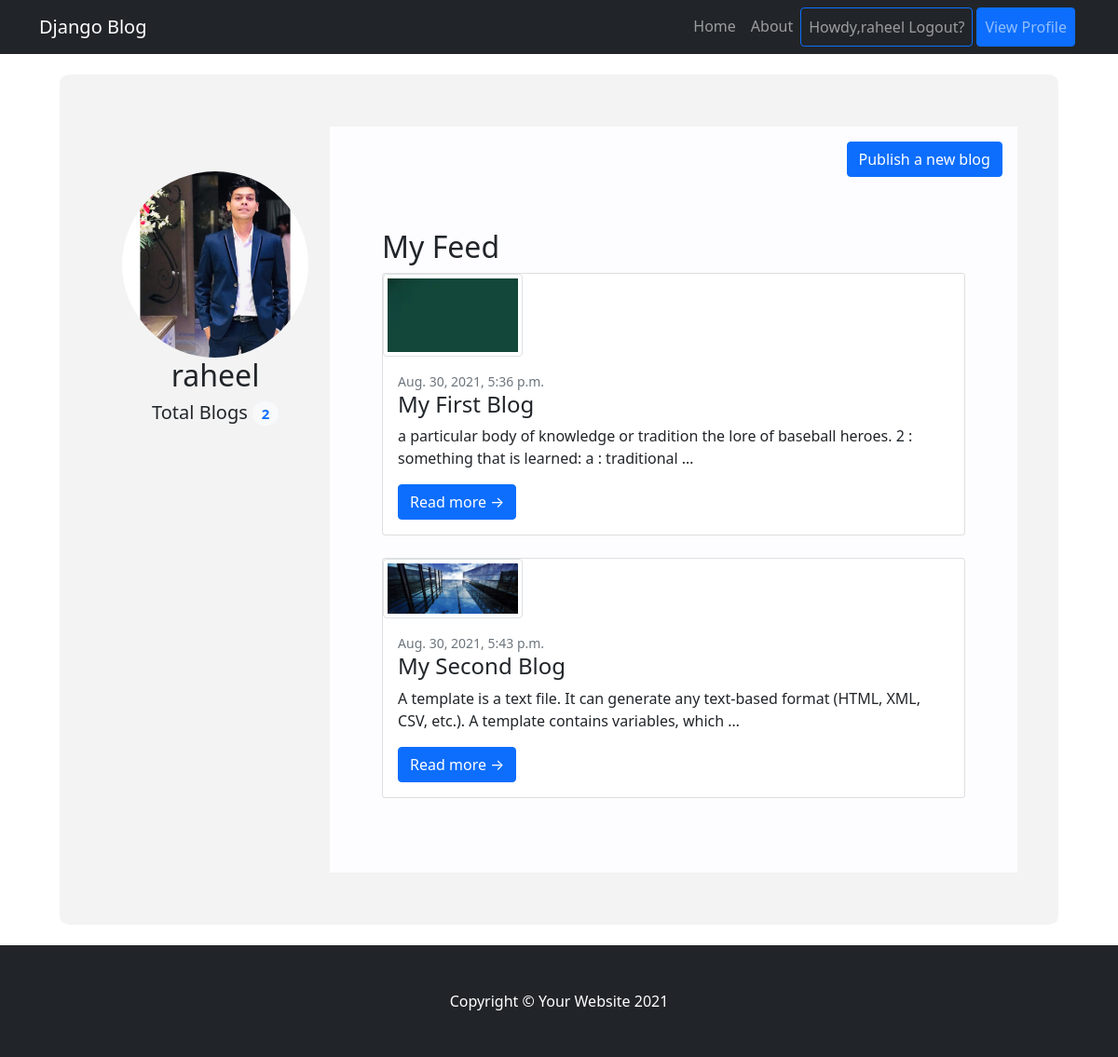
Screenshot of /profile/3 (signed in) with the database file from the repository.
### djangoblog/models.py (models this page shows)
class blog(models.Model):
    title= models.CharField(max_length=30,null=True)
    desc = models.CharField(max_length=2000,null=True)
    category = models.CharField(max_length=30,null=True)
    date = models.DateTimeField(auto_now_add=True,null=True)
    photo = models.FileField(upload_to='images/', null=True, verbose_name="")
    username = models.CharField(max_length=30,null=True)
    userid = models.CharField(max_length=30,null=True)

### djangoblog/views.py (the view)
# urls.py: path('profile/<str:pk>',views.profile, name="profile"),
def profile(req,pk):
    if req.user.is_authenticated:
        userr = User.objects.filter(id=pk).first()
        if userr is None:
            return redirect('/')
        else:
            specificblogs = blog.objects.filter(userid=pk).all()
            totalspecificblogs = blog.objects.filter(userid=pk).count()
            return render(req, 'profile.html', {'user':userr,'sblogs':specificblogs,'totalcount':totalspecificblogs})
    else:
        return redirect('/')

### templates/profile.html (shortened to what this page needs)
{% extends 'base.html' %}.
{% load static %}
{% block pagecontent %}
    <div class="container-fluid">
        <div class="container">
        <div style="background:#f3f3f3   !important; border-radius:1% ;padding:5%;margin:2%">
        <div class="row align-middle" style="background:#f3f3f3">
            <div class="col-md-3 d-flex justify-content-center" style="background:#f3f3f3">
                <div class="p-5" style="display:inline-block">
                    <div class="image">
                        <img class="rounded float-start" src="{% static 'images/raheel.jpg' %}" alt=""
                        height="200px" width="200px"
                        style="border-radius:50% !important"/>
                    </div>
                    <div class="name">
                        <h2 class="align-middle text-center">{{user.username}}</h2>
                        <h5 class="align-middle text-center">Total Blogs <span class="badge rounded-pill bg-light text-primary">{{totalcount}}</span></h5>
                    </div>
                </div>
            </div>
            <div class="col-md-9 p-2" style="background:#fdfdff">
            <div style="display:flex;justify-content: flex-end;">
                <div class="p-2">
                <a href="{{ user.id }}/addblog" class="btn btn-primary">Publish a new blog</a>
                </div>
            </div>
             <div class="p-5" style="display:inline-block">
                    <div class="name">
                        <h2 class="align-middle">My Feed</h2>
                    </div>
                        {%for specificblogs in sblogs%}
                            <div class="card mb-4">
                                <a href="#"><img class="img-thumbnail" src='{{specificblogs.photo}}' alt="..." height="250px" width="150px" /></a>
                                <div class="card-body">
                                    <div class="small text-muted">{{specificblogs.date}}</div>
                                    <h2 class="card-title h4">{{specificblogs.title}}</h2>
                                    <p class="card-text">{{specificblogs.desc|truncatewords:21}}</p>
                                    <a class="btn btn-primary" href="#!">Read more →</a>
                                </div>
                            </div>
                        {%endfor%}
                </div>
            </div>
        </div>
    </div>
    </div>
</div>
{% endblock pagecontent %}

### templates/base.html (shortened to what this page needs)
{% load static %}
<!DOCTYPE html>
<html lang="en">
    <head>
        <link href="{% static 'css/styles.css' %}" rel="stylesheet" />
    </head>
    <body>
        <nav class="navbar navbar-expand-lg navbar-dark bg-dark">
            <div class="container">
                <a class="navbar-brand" href="/">Django Blog</a>
                <div class="collapse navbar-collapse" id="navbarSupportedContent">
                    <ul class="navbar-nav ms-auto mb-2 mb-lg-0">
                        <li class="nav-item"><a class="nav-link" href="/">Home</a></li>
                        <li class="nav-item"><a class="nav-link" href="#!">About</a></li>
                         {% if user.is_authenticated %}
                            <li><a class="nav-link btn btn-outline-primary" href="/logout">Howdy,{{user.username}} Logout?</a></li>
                            <li class="nav-item mx-1"><a class="nav-link btn btn-primary" href="/profile/{{user.id}}">View Profile</a></li>
                            {% else %}
                                <li class="nav-item mx-1"><a class="nav-link btn btn-primary" href="/login">Login</a></li>
                                <li class="nav-item"><a class="nav-link btn btn-outline-primary" href="/signup">Create An Account</a></li>
                        {% endif %}
                    </ul>
                </div>
            </div>
        </nav>
     {% block pagecontent %}{% endblock pagecontent %}
        <footer class="py-5 bg-dark">
            <div class="container"><p class="m-0 text-center text-white">Copyright &copy; Your Website 2021</p></div>
        </footer>
    </body>
</html>

### rows the page displays
blog: photo (picture), date "Aug. 30, 2021, 5:36 p.m.", title "My First Blog", desc "a particular body of knowledge or tradition the lore of baseball heroes. 2 : something that is learned: a : traditional …"
blog: shows a picture, date "Aug. 30, 2021, 5:43 p.m.", title "My Second Blog", desc "A template is a text file. It can generate any text-based format (HTML, XML, CSV, etc.). A template contains variables, which …"

### other values shown
{{ user.username }} "raheel"
{{ totalcount }} "2"
